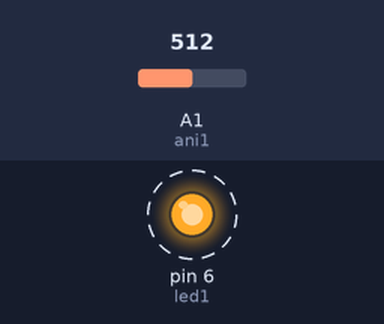
Simulated run of this sketch. Board: Arduino Uno, built with avr-gcc and run on an emulated ATmega328P. On the bench: output pins drawn as LEDs (lit = HIGH). Dashed ring = blinking. Inputs (shaded band) come from the test bench; at power-on: A1 (ani1) = 512.

Above: at 1.2 s.
1.3 s: A1 (ani1) set to 306
At 1.9 s:
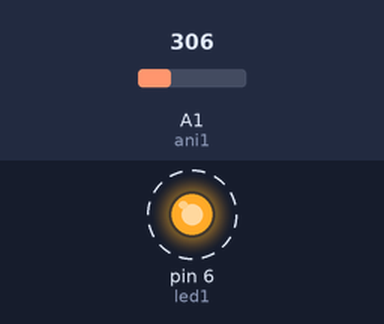
4.3 s: A1 (ani1) set to 122
At 4.37 s:
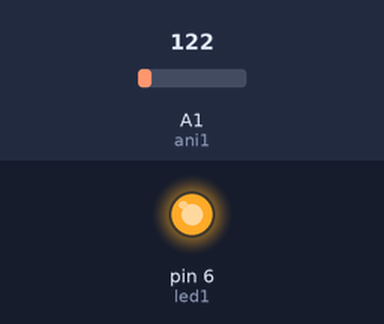
Timing chart, 0 to 13.3 s (numbered marks = the images above; inputs shaded):
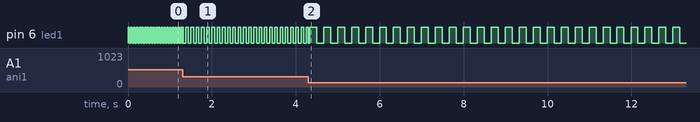

The sketch:

analog_1_30Hz_blinking.ino
```cpp
int ani1 = A1;

int led1 = 6;

int freq;
int minFreq = 1;
int maxFreq = 30;

int per;

void setup() {
  pinMode(led1, OUTPUT);

  Serial.begin(9600);
}

void loop() {
  freq = maxFreq * (analogRead(ani1) / 1024.);
  freq = clamp(freq, minFreq, maxFreq);
  per = 1000 / freq;

  //Serial.println(freq);

  asyncBlinkLed(led1, per);
}

void asyncBlinkLed(int ledID, int period) {
  if (millis() % period < period / 2) {
    ledOn(ledID);
  } else {
    ledOff(ledID);
  }
}

int clamp(int val, int min, int max) {
  if (val < min) return min;
  else if (val > max) return max;
  else return val;
}

void ledOn(int ledID) {
  digitalWrite(ledID, HIGH);
}

void ledOff(int ledID) {
  digitalWrite(ledID, LOW);
}
```

Measured:
- after the input at 1.3 s, pin 6 (led1): alternates HIGH for 0.06 s and LOW for 0.06 s, starting at once
- by itself, pin 6 (led1): alternates HIGH for 0.03 s and LOW for 0.03 s
